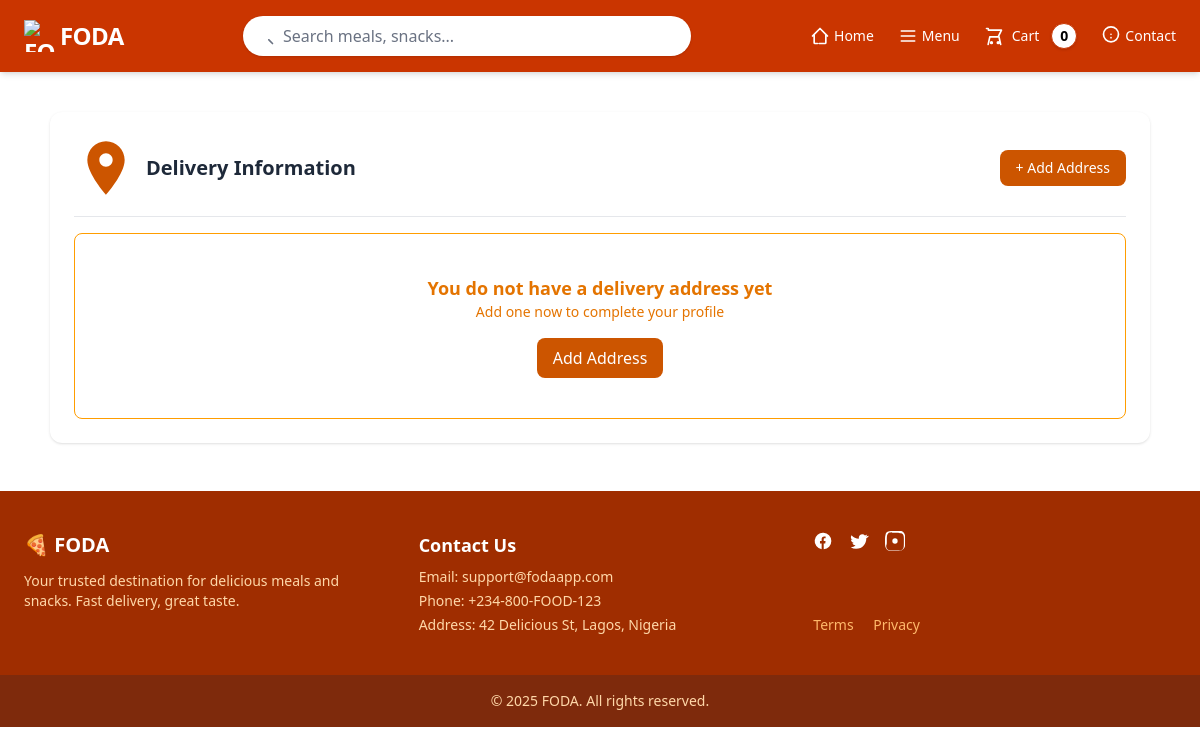
The page /dashboard/addresses/ (signed in) on the database as committed earlier.
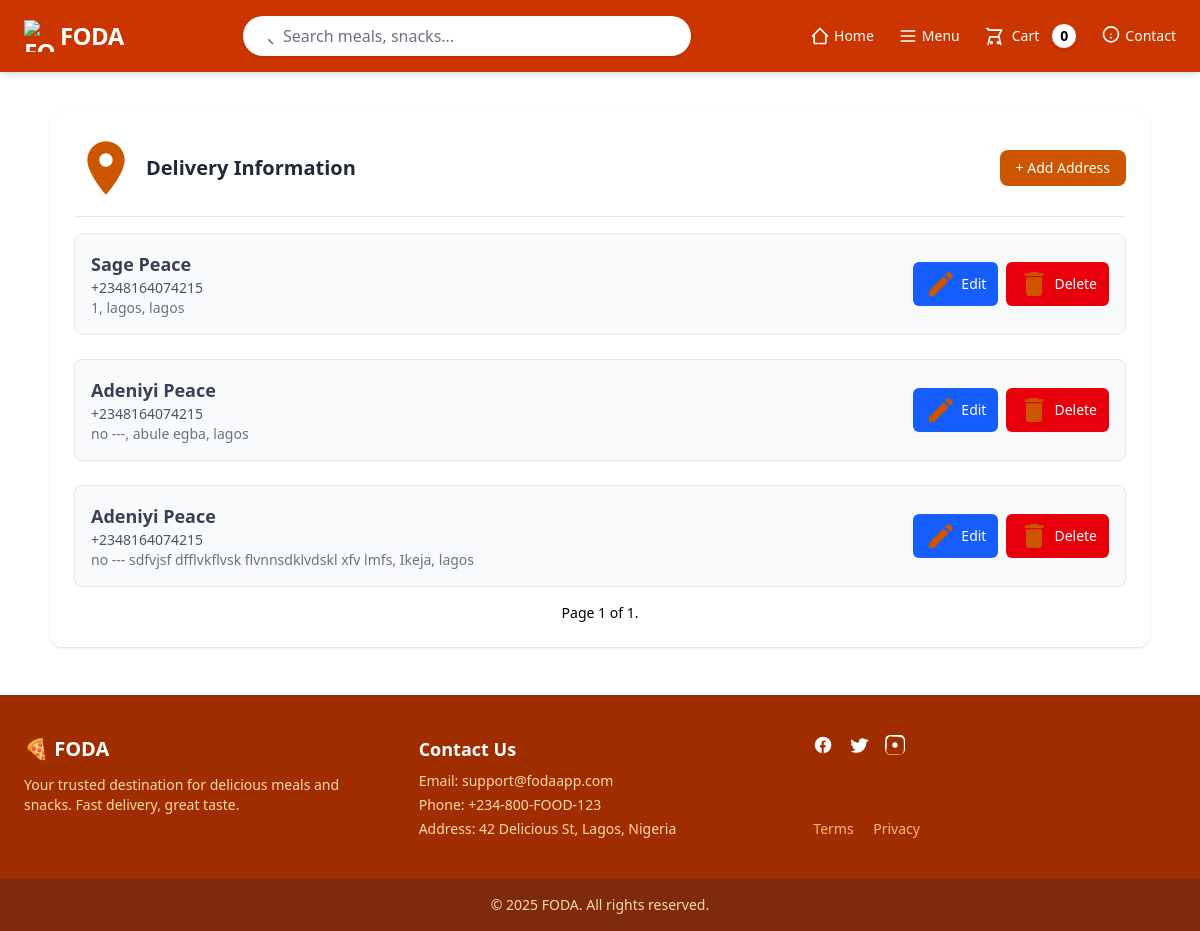
The same page on the database as committed later.
### user/models.py (models this page shows, shortened)
class Address(models.Model):
    user = models.ForeignKey(User, related_name="address", on_delete=models.CASCADE)
    first_name = models.CharField(max_length=50)
    last_name = models.CharField(max_length=50)
    full_name = models.CharField(max_length=100)
    phone = PhoneNumberField(region="NG", null=True)
    street = models.CharField( max_length=50,)
    city = models.CharField( max_length=50)
    state = models.CharField(max_length=50)
    country = models.CharField( max_length=50)
    class Meta:
        verbose_name = "Address"
        verbose_name_plural = "Addresses"

### user/views.py (the view)
# urls.py: path("addresses/", views.AddressView.as_view(), name="address_list"),
class AddressView(LoginRequiredMixin, ListView):
    model = Address
    template_name = "user/address_list.html"
    paginate_by = 5
    context_object_name = "addresses"
    ordering = "-id"
    def get_queryset(self):
        queryset = super().get_queryset()
        return queryset.filter(user=self.request.user)

### cart/cart.py (called while the page is built)
    def __len__(self):
        return len(self.cart)

### cart/context_processors.py (called while the page is built)
def cart(request):
    return{
        'cart': Cart(request)
    }

### user/templates/user/address_list.html (shortened to what this page needs)
{% extends "base.html" %}
{% block content %}
<section class="w-11/12 max-w-6xl mx-auto bg-white rounded-xl shadow p-6 mb-6 mt-10">
  <div class="flex flex-col sm:flex-row justify-between items-center mb-4">
    <h1 class="flex items-center text-xl font-semibold text-gray-800 gap-2">
        <svg xmlns="http://www.w3.org/2000/svg" viewBox="0 0 24 24" fill="#CC5500" width="64" height="64" class="svg-icon">
            <path d="M12 2C8.13401 2 5 5.13401 5 9c0 5.25 7 13 7 13s7-7.75 7-13c0-3.86599-3.134-7-7-7zm0 9.5c-1.3807
            0-2.5-1.1193-2.5-2.5s1.1193-2.5 2.5-2.5 2.5 1.1193 2.5 2.5-1.1193 2.5-2.5 2.5z"/>
        </svg>
      Delivery Information
    </h1>
    <a href="{% url 'add_address' %}" class="btn-primary text-sm font-medium px-4 py-2 rounded-lg mt-4 sm:mt-0 transition">
      + Add Address
    </a>
  </div>
  <hr class="mb-4 border-gray-200" />
  {% if addresses %}
  <div class="grid gap-6">
    {% for address in addresses %}
    <div class="bg-gray-50 hover:shadow-md transition p-4 rounded-lg border border-gray-200 flex flex-col sm:flex-row justify-between items-start sm:items-center">
      <div>
        <h4 class="text-lg font-semibold text-gray-700">{{ address.full_name }}</h4>
        <p class="text-sm text-gray-600">{{ address.phone }}</p>
        <address class="not-italic text-gray-500 text-sm">
          {{ address.street }}, {{ address.city }}, {{ address.state }}
        </address>
      </div>
      <div class="flex gap-2 mt-4 sm:mt-0 text-sm">
        <a href="{% url 'edit_address' address.pk %}" class="inline-flex items-center gap-1 bg-blue-600 hover:bg-blue-700 text-white px-3 py-1.5 rounded-md transition">
            <svg xmlns="http://www.w3.org/2000/svg" fill="#CC5500" viewBox="0 0 24 24" class="size-8">
                <path d="M3 17.25V21h3.75l11-11.03-3.75-3.75L3 17.25zM20.71 7.04a1.004 1.004 0
                000-1.42l-2.34-2.34a1.004 1.004 0 00-1.42 0l-1.83 1.83 3.75 3.75 1.84-1.82z"/>
            </svg>
            Edit
        </a>
        <a href="{% url 'delete_address' address.pk %}" class="inline-flex items-center gap-1 bg-red-600 hover:bg-red-700 text-white px-3 py-1.5 rounded-md transition">
            <svg xmlns="http://www.w3.org/2000/svg" fill="#CC5500" viewBox="0 0 24 24" class="size-8">
                <path d="M6 19c0 1.1.9 2 2 2h8c1.1 0 2-.9 2-2V7H6v12zM19 4h-3.5l-1-1h-5l-1 1H5v2h14V4z"/>
            </svg>
            Delete
        </a>
      </div>
    </div>
    {% endfor %}
  </div>
  <div class="pagination flex gap-2 justify-center mt-4 text-sm items-center">
    <span class="step-links flex gap-2 items-center">
        <span class="current">
            Page {{ page_obj.number }} of {{ page_obj.paginator.num_pages }}.
        </span>
    </span>
  </div>
  {% else %}
  <div class="text-center py-10 text-burntOrange-600 border border-burntOrange-500 rounded-lg mt-4">
    <h3 class="text-lg font-semibold">You do not have a delivery address yet</h3>
    <p class="text-sm">Add one now to complete your profile</p>
    <a href="{% url 'add_address' %}" class="inline-block mt-4 btn-primary text-white px-4 py-2 rounded-lg transition">
      Add Address
    </a>
  </div>
  {% endif %}
</section>
{% endblock content %}

Rows that differ between the two databases and show on the page:
added Address: full_name "Sage Peace", phone "+2348164074215", street "1", city "lagos", state "lagos"
added Address: full_name "Adeniyi Peace", phone "+2348164074215", street "no ---", city "abule egba", state "lagos"
added Address: full_name "Adeniyi Peace", phone "+2348164074215", street "no --- sdfvjsf dfflvkflvsk flvnnsdklvdskl xfv lmfs", city "Ikeja", state "lagos"
Other text that changed with them:
{{ page_obj.number }}: (not shown) → "1"
{{ page_obj.paginator.num_pages }}: (not shown) → "1"
text no longer shown: "You do not have a delivery address yet Add one now to complete your profile Add Address"
text now shown: "Page of ."
